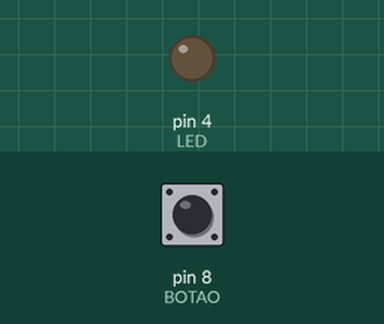
This sketch was run on a simulated Arduino Uno, built with avr-gcc and run on an emulated ATmega328P. On the bench: output pins drawn as LEDs (lit = HIGH). The test bench sets the inputs (shaded band); at power-on: pin 8 (BOTAO) HIGH.

Above: at 1.2 s.
1.3 s: pin 8 (BOTAO) pulled LOW for 0.15 s
At 2.4 s:
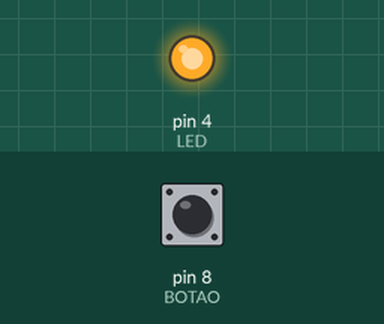
2.9 s: pin 8 (BOTAO) pulled LOW for 1 s
At 3.6 s:
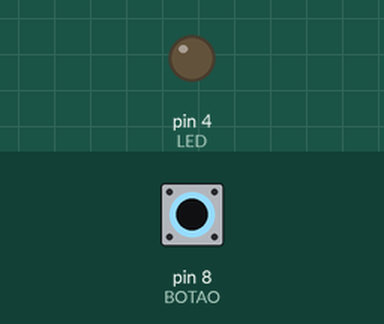
5.4 s: pin 8 (BOTAO) pulled LOW for 3.2 s
At 6.8 s:
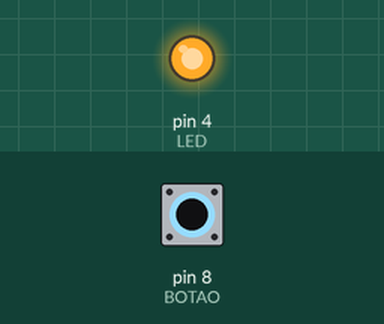
Timing chart, 0 to 8.4 s (numbered marks = the images above; inputs shaded):
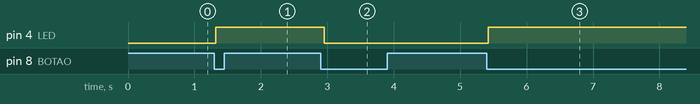

The sketch:

prjBotao.ino
```cpp
const int LED = 4;
const int BOTAO = 8;
byte botao;
byte botaovelho = HIGH;
boolean estadobotao = false;
boolean debounce ( boolean last ){
boolean current = digitalRead(BOTAO);
  if( last != current){
    delay(3);
    current = digitalRead(BOTAO);
  }
 return current;
}
void setup() {
  pinMode(LED,OUTPUT);
  pinMode(BOTAO,INPUT_PULLUP);
}
void loop() {
botao  = debounce (estadobotao);
  if (botao == LOW && botaovelho == HIGH){
     estadobotao = !estadobotao;
  }

  botaovelho = botao;

  if(estadobotao == true) {
    digitalWrite(LED,HIGH);
  }
  else {
      digitalWrite(LED,LOW);
  }

  delay(60);
}
```

Measured:
- after the input at 1.3 s, pin 4 (LED): LOW → HIGH at once
- after the input at 2.9 s, pin 4 (LED): HIGH → LOW after 0.05 s
- after the input at 5.4 s, pin 4 (LED): LOW → HIGH at once
